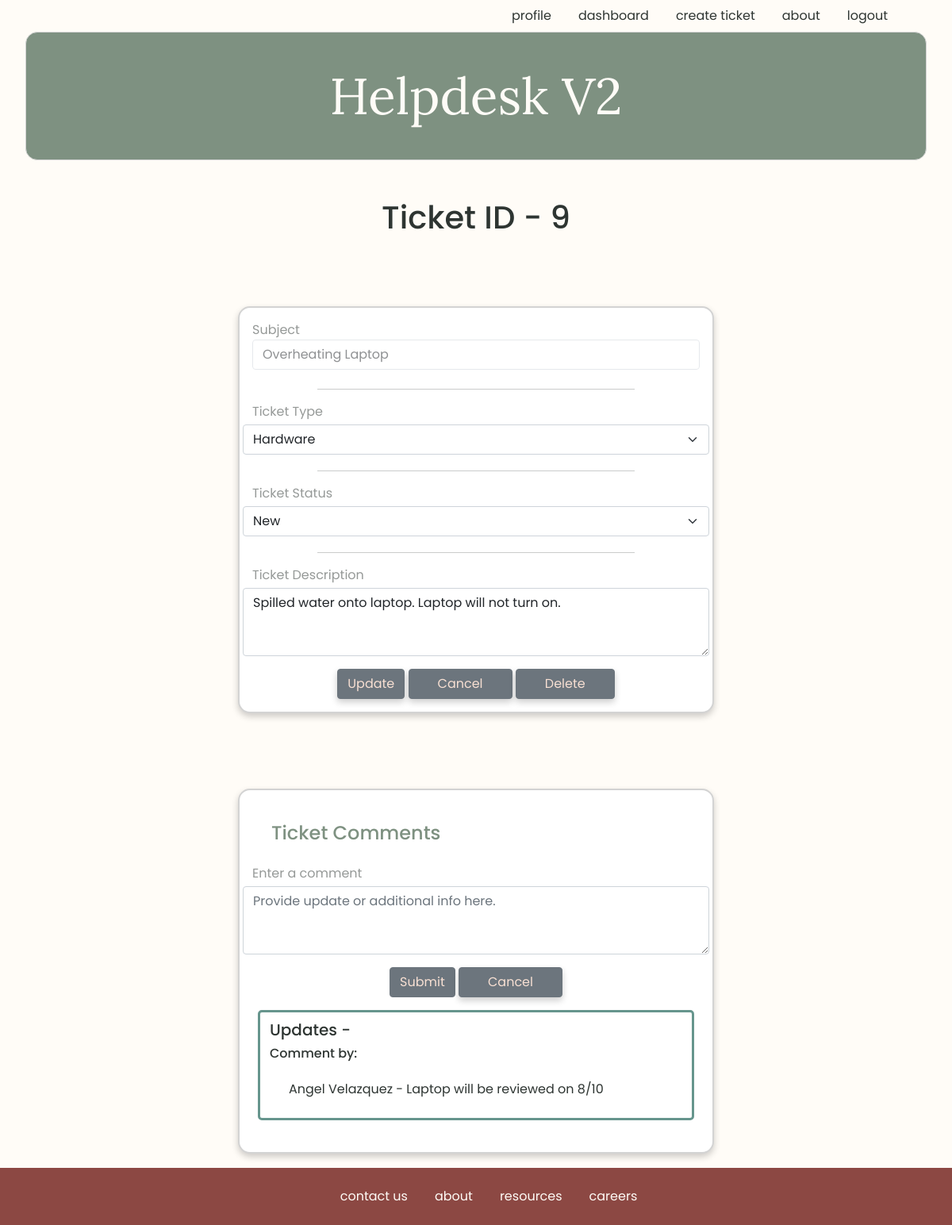
The page /ticket/9/edit (signed in) on the database as committed earlier.
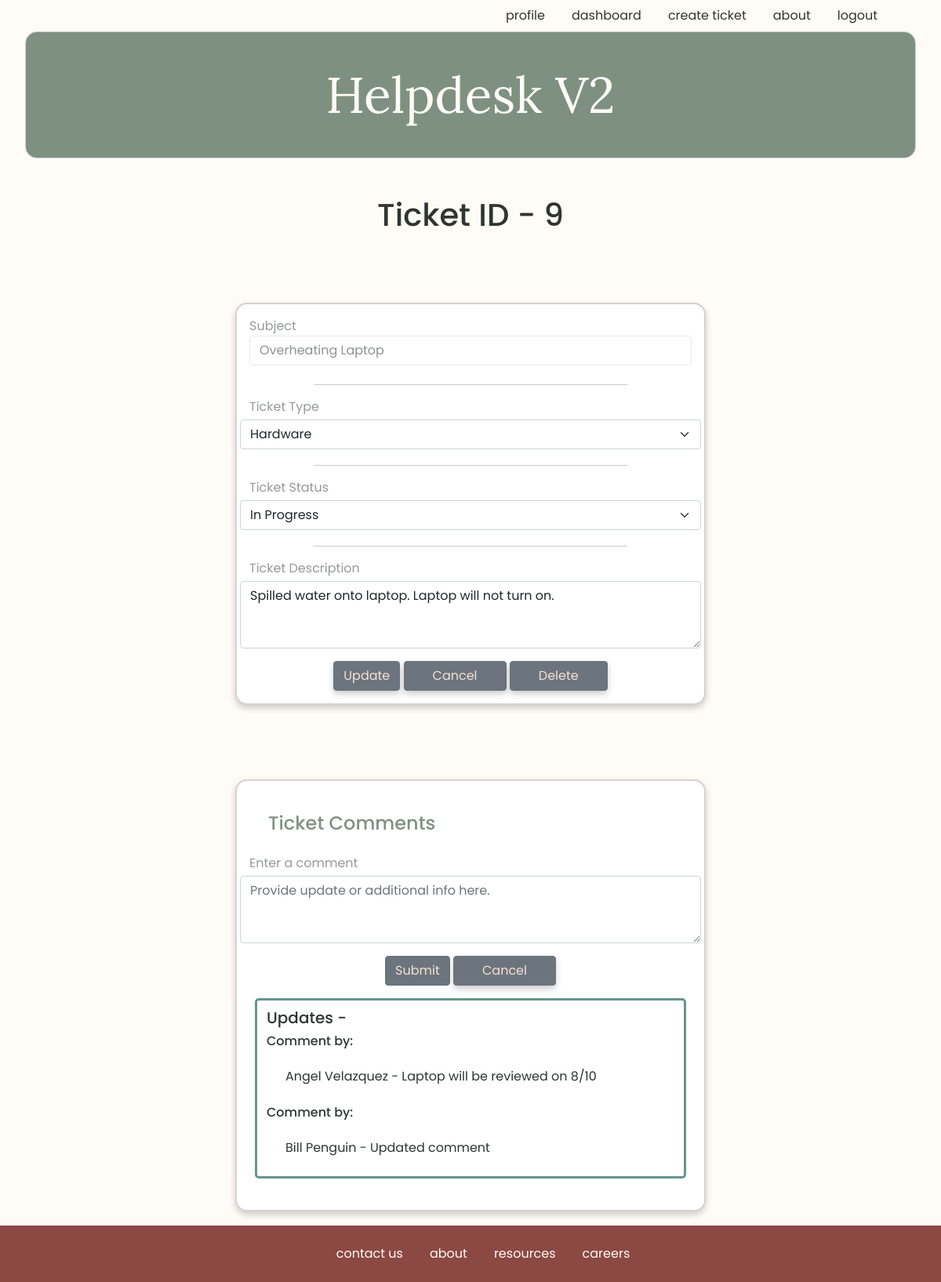
The same page on the database as committed later.
### users/models.py (models this page shows)
class Ticket(models.Model):
    subject = models.CharField(max_length=250)
    ticket_type = models.CharField(max_length=50)
    ticket_status = models.CharField(max_length=50)
    ticket_description = models.CharField(max_length=350)
    created_by = models.ForeignKey(User, related_name="user_tickets", on_delete=models.CASCADE, null=True)
    created_at = models.DateTimeField(auto_now_add=True)
    updated_at = models.DateTimeField(auto_now=True)
    objects = TicketManager()

class Comment(models.Model):
    comment = models.CharField(max_length=255)
    poster = models.ForeignKey(User, related_name='user_comments', on_delete=models.CASCADE)
    ticket = models.ForeignKey(Ticket, related_name="post_comments", on_delete=models.CASCADE)
    created_at = models.DateTimeField(auto_now_add=True)

class User(models.Model):
    first_name = models.CharField(max_length=255)
    last_name = models.CharField(max_length=255)
    email = models.CharField(max_length=255)
    password = models.TextField()
    created_at = models.DateTimeField(auto_now_add=True)
    updated_at = models.DateTimeField(auto_now=True)
    objects = UserManager()

### users/views.py (the view)
# urls.py: path('ticket/<int:ticket_id>/edit', views.edit_ticket),
def edit_ticket(request, ticket_id):
    if 'user_id' not in request.session:
        return redirect('/')
    context = {
        "ticket": Ticket.objects.get(id=ticket_id)
    }
    return render(request, "ticket-details.html", context)

### users/templates/ticket-details.html (shortened to what this page needs)
{% include 'logged_navbar.html'%}
<h1 class="text-center m-5">Ticket ID - {{ticket.id}}</h1>
<div class="ticket-container">
    <div class="card mx-auto" style="width:600px">
        <div class="card-body">
            <form action="/ticket/{{ticket.id}}/update" method="POST">
                <div class="form-group row">
                    <label for="subject">Subject <input type="text" name="subject" class="form-control" value="{{ticket.subject}}"></label>
                </div>
                <hr />
                <div class="form-group row">
                    <label for="ticket_type">Ticket Type</label>
                    <select class="form-select" aria-label="Default select example" name="ticket_type">
                        <option selected>{{ticket.ticket_type}}</option>
                    </select>
                </div>
                <hr />
                <div class="form-group row">
                    <label for="ticket_status">Ticket Status</label>
                    <select class="form-select" aria-label="Default select example" name="ticket_status">
                        <option selected>{{ticket.ticket_status}}</option>
                    </select>
                </div>
                <hr />
                <div class="form-group row">
                    <label for="ticket_description">Ticket Description</label><textarea type="text" name="ticket_description" class="form-control" placeholder="Ticket Description" rows="3">{{ticket.ticket_description}}</textarea>
                </div>
                <div class="col text-center mt-3">
                    <button type="submit" class="btn btn-secondary">Update</button>
                    <button class="btn btn-secondary" href="/dashboard"><a href="/dashboard" style="color: #F8E0D3;">Cancel</a></button>
                    <button class="btn btn-secondary" href="/dashboard"><a href="/ticket/{{ticket.id}}/delete" style="color: #F8E0D3;">Delete</a></button>
                </div>
            </form>
        </div>
    </div>
</div>
<div>
    <div class="comment-form-container">
        <div class="card mx auto" style="width:600px">
            <div class="card-body">
                <h4>Ticket Comments</h4>
                <form action="/add_comment/{{ticket.id}}/" method="POST">
                <div class="form-group row">
                    <label for="comment">Enter a comment</label><textarea type="text" name="comment" class="form-control sm" placeholder="Provide update or additional info here." rows="3"></textarea>
                </div>
                <div class="col text-center mt-3">
                    <input type="submit" value="Submit" class="btn btn-secondary">
                    <button class="btn btn-secondary"><a href="/ticket/{{ticket.id}}/edit" style="color: #F8E0D3;">Cancel</a></button>
                </div>
                </form>
            </div>
            <div class="comment-display-container container mx auto">
                    <h5>Updates - </h5>
                {%for comment in ticket.post_comments.all%}
                    <h6>Comment by: </h6>
                    <p>{{comment.poster.first_name}} {{comment.poster.last_name}} -
                    {{ comment.comment}}</p>
                {% endfor %}
            </div>
        </div>
    </div>
</div>
{% include 'footer.html'%}

Rows that differ between the two databases and show on the page:
changed Ticket "Overheating Laptop": ticket_status "New" → "In Progress"
added Comment: poster.first_name "Bill", poster.last_name "Penguin", comment "Updated comment"
